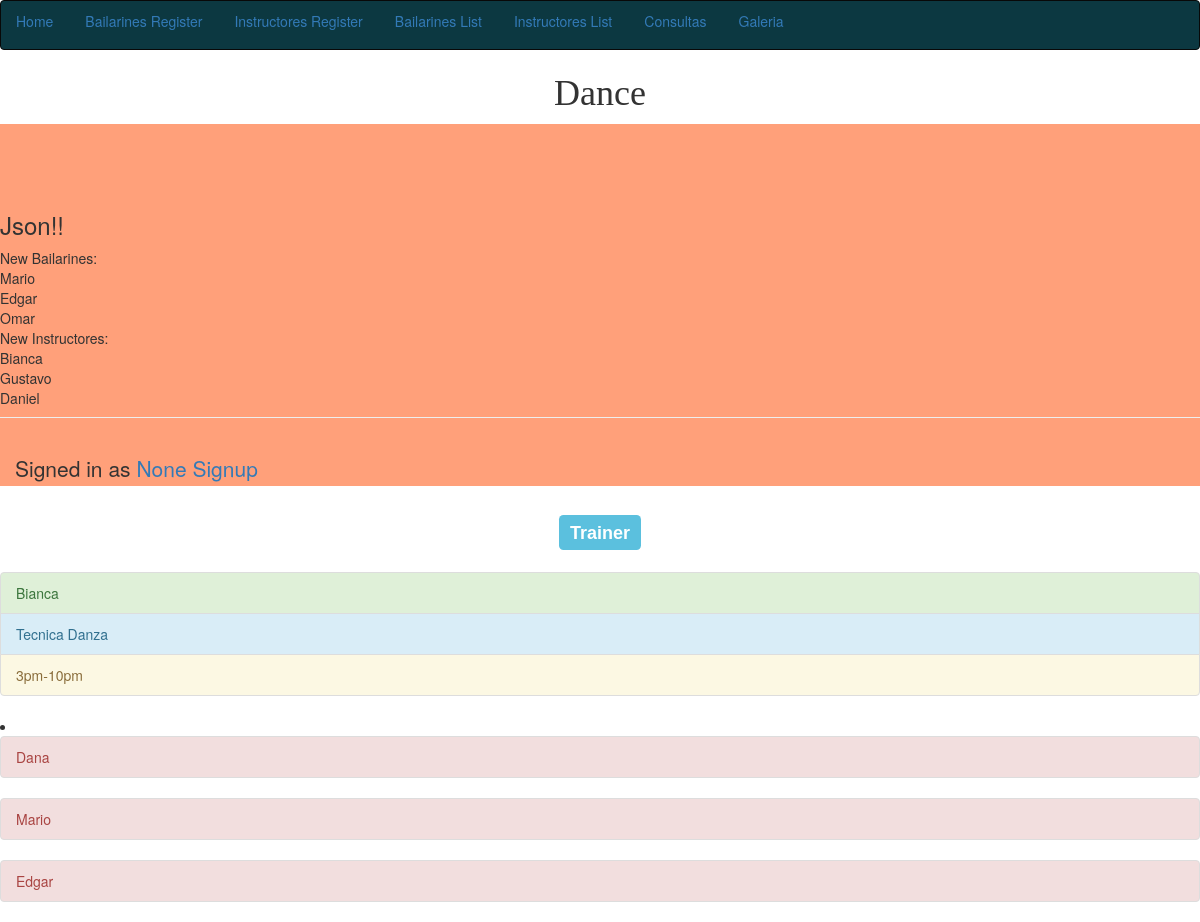
Page /detail_trainer/3 on the committed database.
### bases/models.py (models this page shows, shortened)
class Instructor_danza(models.Model):
	nombre = models.CharField(max_length=20)
	apellido_paterno = models.CharField(max_length=20)
	apellido_materno = models.CharField(max_length=20)
	edad = models.FloatField()
	especialidad = models.CharField(max_length=25)
	horario_trabajo = models.CharField(max_length=10)
	image_ins = models.ImageField(upload_to='Ins_Image', blank=True)
	bailarin = models.ManyToManyField(Bailarines)
	id = models.IntegerField(primary_key=True)

class Bailarines(models.Model):
	nombre_bailarin = models.CharField(max_length=20)
	apellido_paterno_bailarin = models.CharField(max_length=20)
	apellido_materno_bailarin = models.CharField(max_length=20)
	edad_bailarin = models.IntegerField()
	curso = models.CharField(max_length=25)
	horario_ensayo = models.CharField(max_length=10)
	image_bailarin = models.ImageField(upload_to='Bailarines_Image', blank=True)
	Instructor_danza = models.CharField(max_length=60)
	id = models.IntegerField(primary_key=True)
	manager= BailarinesQuerySet.as_manager()
	def curso_pandero(self):
		if self.curso=='Banderas':
			return True
		else:
			return False
		curso_pandero.boolean=True
	curso_pandero.short_description='Nivel Avanzado'

### bases/views.py (the view)
# urls.py: url(r'^detail_trainer/(?P<pk>\d+)$',Detail_Trainer.as_view(),name= 'Detail_Trainer_view'),
class Detail_Trainer(DetailView):
	template_name= 'detail_trainer.html'
	model = Instructor_danza

### bases/processors.py (called while the page is built)
def  bailarines_proces(request):
	bailarines_items = 'Los bailarines de la academia'
	return {'BAILARINES_ITEMS': bailarines_items}

### templates/detail_trainer.html (shortened to what this page needs)
{% extends 'base.html' %}
{% block content %}
<h3><center><span class="label label-info"><FONT FACE="arial">Trainer</FONT></span></center></h3>
<br>
<ul class="list-group">
  <li class="list-group-item list-group-item-success">{{ object.nombre }} </li>
  <li class="list-group-item list-group-item-info">{{ object.especialidad}}</li>
  <li class="list-group-item list-group-item-warning">{{ object.horario_trabajo }} </li>
</ul>
  <li>
    {% for item in object.bailarin.all %}
    <ul class="list-group">
     <li class="list-group-item list-group-item-danger">{{ item.nombre_bailarin }}</li>
     </ul>
    {% endfor %}
  </li>
{% endblock %}

### rows in the picture
Instructor_danza: nombre "Bianca", especialidad "Tecnica Danza", horario_trabajo "3pm-10pm"
Bailarines: nombre_bailarin "Dana"
Bailarines: nombre_bailarin "Mario"
Bailarines: nombre_bailarin "Edgar"
